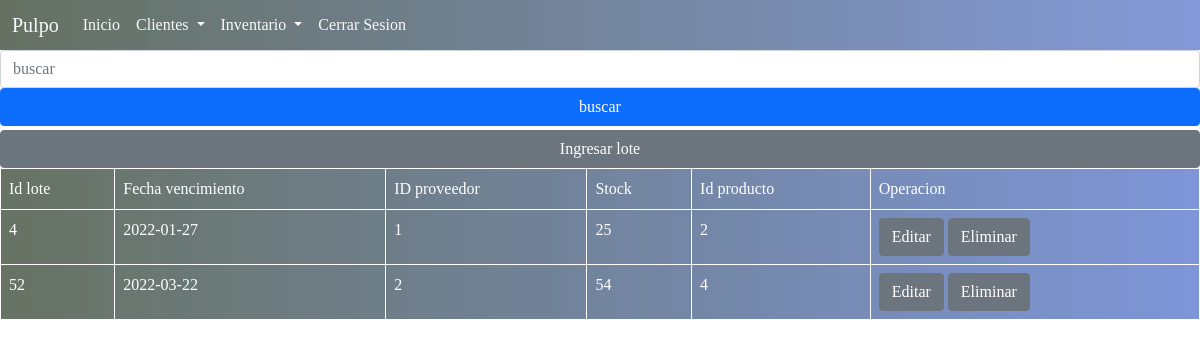
Page /inventario/lote/verLotes.php on the committed database.
### tables this page shows
CREATE TABLE `lote` (
  `ID_Lote` int(25) NOT NULL,
  `Fecha_vencimiento` date DEFAULT NULL,
  `provedorID` int(25) DEFAULT NULL,
  `Stock` int(11) DEFAULT NULL,
  `IdProducto` int(25) DEFAULT NULL
);

### php/conexion.php (called while the page is built, shortened)
<?php
class Conexion
{
    private $_HOST = 'localhost';
    private $_USERNAME = 'root';
    private $_PASSWORD = '';
    private $_DATABASE = 'pulpof';
    private $_con;
    public function __construct()
    {
        $this ->_con = new mysqli($this ->_HOST,
        $this->_USERNAME, $this->_PASSWORD, $this->_DATABASE );
    }
    public function Mostrar($sql)
    {
        $res = mysqli_query($this->_con, $sql);
        return $res;
    }
}
?>

### php/lote.php (called while the page is built, shortened)
<?php
class lote{
    public function readLote()
    {
        $sql="SELECT * FROM lote";
        return $sql;
    }
}
?>

### inventario/lote/verLotes.php (the view, shortened to what this page needs)
<?php
include("../../php/conexion.php");
include("../../php/lote.php");
$conect = new Conexion();
$lot = new lote();
?>
<!DOCTYPE html>
<html lang="en">
<head>
    <link href="https://cdn.jsdelivr.net/npm/bootstrap@5.1.3/dist/css/bootstrap.min.css" rel="stylesheet">
    <link rel="stylesheet" href="../../css/estilos.css">
    <link rel="stylesheet" href="../../css/estilos_inventario.css">
</head>
<body>
        <div class="container-fuild" >
        <nav class="navbar navbar-expand-lg navbar-light bg-light">
  <div class="container-fluid">
    <a class="navbar-brand text-light" href="#">Pulpo</a>
    <div class="collapse navbar-collapse" id="navbarSupportedContent">
      <ul class="navbar-nav me-auto mb-2 mb-lg-0">
        <li class="nav-item">
            <a class="nav-link text-light" href="../../facturacion.php">Inicio</a>
        </li>
        <li class="nav-item dropdown">
          <a class="nav-link dropdown-toggle text-light" href="verClientes.php" id="navbarDropdown" role="button" data-bs-toggle="dropdown" aria-expanded="false">
            Clientes
          </a>
        </li>
        <li class="nav-item dropdown">
          <a class="nav-link dropdown-toggle text-light" href="inventario/producto/inventario.php" id="navbarDropdown" role="button" data-bs-toggle="dropdown" aria-expanded="false">
             Inventario
          </a>
        </li>
        <li class="nav-item">
            <a class="nav-link text-light" href="../../php/cerrarsesion.php">Cerrar Sesion</a>
        </li>
      </ul>
    </div>
  </div>
</nav>
<form action="buscar.php" class="row g-0"  method="get">
  <input type="text" name="buscar" class="form-control" id="buscar" placeholder="buscar" >
  <input type="submit" value="buscar" class="btn btn-primary mb-1">
</form>
<form action="ingresarlote.php" class="row g-0">
  <input type="submit"  value="Ingresar lote" class="btn btn-secondary">
</form>
<table class="table table-hover ">
  <tr>
      <td>Id lote</td>
      <td>Fecha vencimiento</td>
      <td>ID proveedor</td>
      <td>Stock</td>
      <td>Id producto</td>
      <td>Operacion</td>
  </tr>
    <?php
    $consul = $lot->readLote();
    $resultado = $conect->Mostrar($consul);
    While ($row=Mysqli_fetch_assoc($resultado)){
    ?>
    <tr>
      <td> <?php echo $row["ID_Lote"];  ?></td>
      <td> <?php echo $row["Fecha_vencimiento"];  ?></td>
      <td> <?php echo $row["provedorID"];  ?></td>
      <td> <?php echo $row["Stock"];  ?></td>
      <td> <?php echo $row["IdProducto"];  ?></td>
      <td> <a class="btn btn-secondary" href="actualizarL.php? id=<?php echo $row["ID_Lote"];  ?> "> Editar</a>
          <a class="btn btn-secondary" href="procesoEliminar.php?id=<?php echo $row["ID_Lote"];  ?>" class="eliminar" onclick=
            " return borrar()"> Eliminar</a></td>
    </tr>
      <?php
      } mysqli_free_result($resultado);
      ?>
    </body>
</html>

### CSS/estilos.css (style rules this page uses)
* { margin: 0; padding: 0; box-sizing: border-box; }
body { font-family: Georgia, 'Times New Roman', Times, serif; }
nav { text-align: right; padding: 15px 30px 0 0; position: fixed; top: 0; left: 0; width: 100%; height: 50px; background: hsla(224, 58%, 48%, 0.404); background: -webkit-linear-gradient(to right, hsla(104, 100%, 5%, 0.61),hsla(224, 58%, 48%, 0.603) ); background: linear-gradient(to right, hsla(104, 100%, 5%, 0.61),hsla(224, 58%, 48%, 0.596)); box-sizing: border-box; z-index: 1001; }

### CSS/estilos_inventario.css (style rules this page uses)
* { margin: 0; padding: 0; box-sizing: border-box; }
a { text-decoration: none; }
body { font-family: Georgia, 'Times New Roman', Times, serif; }
table { background: -webkit-linear-gradient(to right, hsla(104, 100%, 5%, 0.61),hsla(224, 58%, 48%, 0.644) ); background: linear-gradient(to right, hsla(104, 100%, 5%, 0.61),hsla(224, 58%, 48%, 0.637)); border: 1px solid; }
table td { border: 1px solid white; }
.table td { color: white; }
.table a { color: white; text-decoration: none; }

### rows in the picture
lote: ID_Lote "4", Fecha_vencimiento "2022-01-27", provedorID "1", Stock "25", IdProducto "2"
lote: ID_Lote "52", Fecha_vencimiento "2022-03-22", provedorID "2", Stock "54", IdProducto "4"
